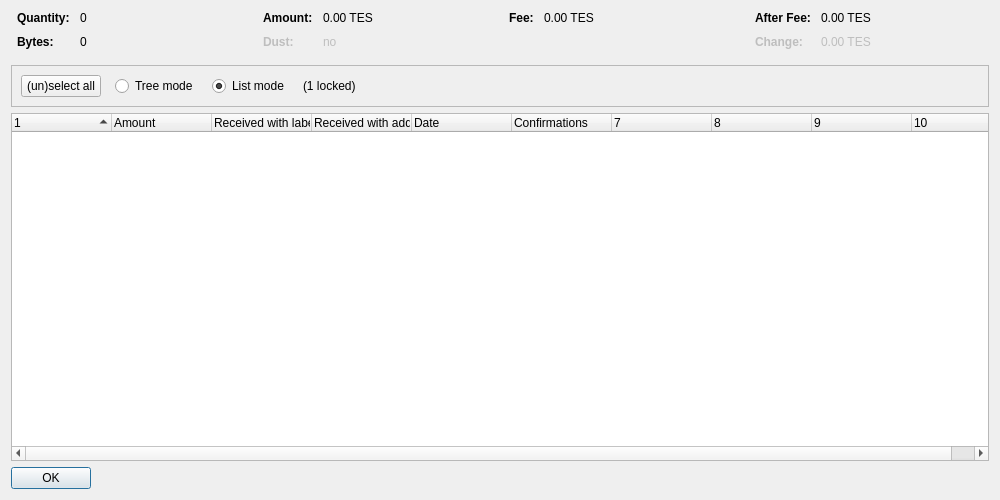
<?xml version="1.0" encoding="UTF-8"?>
<ui version="4.0">
 <class>CoinControlDialog</class>
 <widget class="QDialog" name="CoinControlDialog">
  <property name="geometry">
   <rect>
    <x>0</x>
    <y>0</y>
    <width>1000</width>
    <height>500</height>
   </rect>
  </property>
  <property name="windowTitle">
   <string>Coin Selection</string>
  </property>
  <layout class="QVBoxLayout" name="verticalLayout">
   <item>
    <layout class="QHBoxLayout" name="horizontalLayoutTop" stretch="0,0,0,0">
     <property name="topMargin">
      <number>0</number>
     </property>
     <property name="bottomMargin">
      <number>10</number>
     </property>
     <item>
      <layout class="QFormLayout" name="formLayoutCoinControl1">
       <property name="horizontalSpacing">
        <number>10</number>
       </property>
       <property name="verticalSpacing">
        <number>10</number>
       </property>
       <property name="leftMargin">
        <number>6</number>
       </property>
       <property name="rightMargin">
        <number>6</number>
       </property>
       <item row="0" column="0">
        <widget class="QLabel" name="labelCoinControlQuantityText">
         <property name="font">
          <font>
           <weight>75</weight>
           <bold>true</bold>
          </font>
         </property>
         <property name="text">
          <string>Quantity:</string>
         </property>
        </widget>
       </item>
       <item row="0" column="1">
        <widget class="QLabel" name="labelCoinControlQuantity">
         <property name="cursor">
          <cursorShape>IBeamCursor</cursorShape>
         </property>
         <property name="contextMenuPolicy">
          <enum>Qt::ActionsContextMenu</enum>
         </property>
         <property name="text">
          <string notr="true">0</string>
         </property>
         <property name="textInteractionFlags">
          <set>Qt::LinksAccessibleByMouse|Qt::TextSelectableByKeyboard|Qt::TextSelectableByMouse</set>
         </property>
        </widget>
       </item>
       <item row="1" column="0">
        <widget class="QLabel" name="labelCoinControlBytesText">
         <property name="font">
          <font>
           <weight>75</weight>
           <bold>true</bold>
          </font>
         </property>
         <property name="text">
          <string>Bytes:</string>
         </property>
        </widget>
       </item>
       <item row="1" column="1">
        <widget class="QLabel" name="labelCoinControlBytes">
         <property name="cursor">
          <cursorShape>IBeamCursor</cursorShape>
         </property>
         <property name="contextMenuPolicy">
          <enum>Qt::ActionsContextMenu</enum>
         </property>
         <property name="text">
          <string notr="true">0</string>
         </property>
         <property name="textInteractionFlags">
          <set>Qt::LinksAccessibleByMouse|Qt::TextSelectableByKeyboard|Qt::TextSelectableByMouse</set>
         </property>
        </widget>
       </item>
      </layout>
     </item>
     <item>
      <layout class="QFormLayout" name="formLayoutCoinControl2">
       <property name="horizontalSpacing">
        <number>10</number>
       </property>
       <property name="verticalSpacing">
        <number>10</number>
       </property>
       <property name="leftMargin">
        <number>6</number>
       </property>
       <property name="rightMargin">
        <number>6</number>
       </property>
       <item row="0" column="0">
        <widget class="QLabel" name="labelCoinControlAmountText">
         <property name="font">
          <font>
           <weight>75</weight>
           <bold>true</bold>
          </font>
         </property>
         <property name="text">
          <string>Amount:</string>
         </property>
        </widget>
       </item>
       <item row="0" column="1">
        <widget class="QLabel" name="labelCoinControlAmount">
         <property name="cursor">
          <cursorShape>IBeamCursor</cursorShape>
         </property>
         <property name="contextMenuPolicy">
          <enum>Qt::ActionsContextMenu</enum>
         </property>
         <property name="text">
          <string notr="true">0.00 TES</string>
         </property>
         <property name="textInteractionFlags">
          <set>Qt::LinksAccessibleByMouse|Qt::TextSelectableByKeyboard|Qt::TextSelectableByMouse</set>
         </property>
        </widget>
       </item>
       <item row="1" column="0">
        <widget class="QLabel" name="labelCoinControlLowOutputText">
         <property name="enabled">
          <bool>false</bool>
         </property>
         <property name="font">
          <font>
           <weight>75</weight>
           <bold>true</bold>
          </font>
         </property>
         <property name="text">
          <string>Dust:</string>
         </property>
        </widget>
       </item>
       <item row="1" column="1">
        <widget class="QLabel" name="labelCoinControlLowOutput">
         <property name="enabled">
          <bool>false</bool>
         </property>
         <property name="cursor">
          <cursorShape>IBeamCursor</cursorShape>
         </property>
         <property name="contextMenuPolicy">
          <enum>Qt::ActionsContextMenu</enum>
         </property>
         <property name="text">
          <string notr="true">no</string>
         </property>
         <property name="textInteractionFlags">
          <set>Qt::LinksAccessibleByMouse|Qt::TextSelectableByKeyboard|Qt::TextSelectableByMouse</set>
         </property>
        </widget>
       </item>
      </layout>
     </item>
     <item>
      <layout class="QFormLayout" name="formLayoutCoinControl3">
       <property name="horizontalSpacing">
        <number>10</number>
       </property>
       <property name="verticalSpacing">
        <number>10</number>
       </property>
       <property name="leftMargin">
        <number>6</number>
       </property>
       <property name="rightMargin">
        <number>6</number>
       </property>
       <item row="0" column="0">
        <widget class="QLabel" name="labelCoinControlFeeText">
         <property name="font">
          <font>
           <weight>75</weight>
           <bold>true</bold>
          </font>
         </property>
         <property name="text">
          <string>Fee:</string>
         </property>
        </widget>
       </item>
       <item row="0" column="1">
        <widget class="QLabel" name="labelCoinControlFee">
         <property name="cursor">
          <cursorShape>IBeamCursor</cursorShape>
         </property>
         <property name="contextMenuPolicy">
          <enum>Qt::ActionsContextMenu</enum>
         </property>
         <property name="text">
          <string notr="true">0.00 TES</string>
         </property>
         <property name="textInteractionFlags">
          <set>Qt::LinksAccessibleByMouse|Qt::TextSelectableByKeyboard|Qt::TextSelectableByMouse</set>
         </property>
        </widget>
       </item>
      </layout>
     </item>
     <item>
      <layout class="QFormLayout" name="formLayoutCoinControl4">
       <property name="horizontalSpacing">
        <number>10</number>
       </property>
       <property name="verticalSpacing">
        <number>10</number>
       </property>
       <property name="leftMargin">
        <number>6</number>
       </property>
       <property name="rightMargin">
        <number>6</number>
       </property>
       <item row="0" column="0">
        <widget class="QLabel" name="labelCoinControlAfterFeeText">
         <property name="font">
          <font>
           <weight>75</weight>
           <bold>true</bold>
          </font>
         </property>
         <property name="text">
          <string>After Fee:</string>
         </property>
        </widget>
       </item>
       <item row="0" column="1">
        <widget class="QLabel" name="labelCoinControlAfterFee">
         <property name="cursor">
          <cursorShape>IBeamCursor</cursorShape>
         </property>
         <property name="contextMenuPolicy">
          <enum>Qt::ActionsContextMenu</enum>
         </property>
         <property name="text">
          <string notr="true">0.00 TES</string>
         </property>
         <property name="textInteractionFlags">
          <set>Qt::LinksAccessibleByMouse|Qt::TextSelectableByKeyboard|Qt::TextSelectableByMouse</set>
         </property>
        </widget>
       </item>
       <item row="1" column="0">
        <widget class="QLabel" name="labelCoinControlChangeText">
         <property name="enabled">
          <bool>false</bool>
         </property>
         <property name="font">
          <font>
           <weight>75</weight>
           <bold>true</bold>
          </font>
         </property>
         <property name="text">
          <string>Change:</string>
         </property>
        </widget>
       </item>
       <item row="1" column="1">
        <widget class="QLabel" name="labelCoinControlChange">
         <property name="enabled">
          <bool>false</bool>
         </property>
         <property name="cursor">
          <cursorShape>IBeamCursor</cursorShape>
         </property>
         <property name="contextMenuPolicy">
          <enum>Qt::ActionsContextMenu</enum>
         </property>
         <property name="text">
          <string notr="true">0.00 TES</string>
         </property>
         <property name="textInteractionFlags">
          <set>Qt::LinksAccessibleByMouse|Qt::TextSelectableByKeyboard|Qt::TextSelectableByMouse</set>
         </property>
        </widget>
       </item>
      </layout>
     </item>
    </layout>
   </item>
   <item>
    <widget class="QFrame" name="frame">
     <property name="minimumSize">
      <size>
       <width>0</width>
       <height>40</height>
      </size>
     </property>
     <property name="frameShape">
      <enum>QFrame::StyledPanel</enum>
     </property>
     <property name="frameShadow">
      <enum>QFrame::Sunken</enum>
     </property>
     <layout class="QHBoxLayout" name="horizontalLayout">
      <item>
       <layout class="QHBoxLayout" name="horizontalLayoutPanel" stretch="0,0,0,0,0">
        <property name="spacing">
         <number>14</number>
        </property>
        <item>
         <widget class="QPushButton" name="pushButtonSelectAll">
          <property name="sizePolicy">
           <sizepolicy hsizetype="Maximum" vsizetype="Fixed">
            <horstretch>0</horstretch>
            <verstretch>0</verstretch>
           </sizepolicy>
          </property>
          <property name="text">
           <string>(un)select all</string>
          </property>
          <property name="autoDefault">
           <bool>false</bool>
          </property>
         </widget>
        </item>
        <item>
         <widget class="QRadioButton" name="radioTreeMode">
          <property name="sizePolicy">
           <sizepolicy hsizetype="Maximum" vsizetype="Fixed">
            <horstretch>0</horstretch>
            <verstretch>0</verstretch>
           </sizepolicy>
          </property>
          <property name="text">
           <string>Tree mode</string>
          </property>
         </widget>
        </item>
        <item>
         <widget class="QRadioButton" name="radioListMode">
          <property name="sizePolicy">
           <sizepolicy hsizetype="Maximum" vsizetype="Fixed">
            <horstretch>0</horstretch>
            <verstretch>0</verstretch>
           </sizepolicy>
          </property>
          <property name="text">
           <string>List mode</string>
          </property>
          <property name="checked">
           <bool>true</bool>
          </property>
         </widget>
        </item>
        <item>
         <widget class="QLabel" name="labelLocked">
          <property name="text">
           <string notr="true">(1 locked)</string>
          </property>
         </widget>
        </item>
        <item>
         <spacer name="horizontalSpacer">
          <property name="orientation">
           <enum>Qt::Horizontal</enum>
          </property>
          <property name="sizeHint" stdset="0">
           <size>
            <width>40</width>
            <height>20</height>
           </size>
          </property>
         </spacer>
        </item>
       </layout>
      </item>
     </layout>
    </widget>
   </item>
   <item>
    <widget class="CoinControlTreeWidget" name="treeWidget">
     <property name="contextMenuPolicy">
      <enum>Qt::CustomContextMenu</enum>
     </property>
     <property name="sortingEnabled">
      <bool>false</bool>
     </property>
     <property name="columnCount">
      <number>10</number>
     </property>
     <attribute name="headerShowSortIndicator" stdset="0">
      <bool>true</bool>
     </attribute>
     <attribute name="headerStretchLastSection">
      <bool>false</bool>
     </attribute>
     <column>
      <property name="text">
       <string/>
      </property>
     </column>
     <column>
      <property name="text">
       <string>Amount</string>
      </property>
     </column>
     <column>
      <property name="text">
       <string>Received with label</string>
      </property>
     </column>
     <column>
      <property name="text">
       <string>Received with address</string>
      </property>
     </column>
     <column>
      <property name="text">
       <string>Date</string>
      </property>
     </column>
     <column>
      <property name="text">
       <string>Confirmations</string>
      </property>
      <property name="toolTip">
       <string>Confirmed</string>
      </property>
     </column>
     <column>
      <property name="text">
       <string/>
      </property>
     </column>
     <column>
      <property name="text">
       <string/>
      </property>
     </column>
     <column>
      <property name="text">
       <string/>
      </property>
     </column>
     <column>
      <property name="text">
       <string/>
      </property>
     </column>
    </widget>
   </item>
   <item>
    <widget class="QDialogButtonBox" name="buttonBox">
     <property name="sizePolicy">
      <sizepolicy hsizetype="Maximum" vsizetype="Fixed">
       <horstretch>0</horstretch>
       <verstretch>0</verstretch>
      </sizepolicy>
     </property>
     <property name="orientation">
      <enum>Qt::Horizontal</enum>
     </property>
     <property name="standardButtons">
      <set>QDialogButtonBox::Ok</set>
     </property>
    </widget>
   </item>
  </layout>
 </widget>
 <customwidgets>
  <customwidget>
   <class>CoinControlTreeWidget</class>
   <extends>QTreeWidget</extends>
   <header>coincontroltreewidget.h</header>
  </customwidget>
 </customwidgets>
 <resources/>
 <connections/>
</ui>
